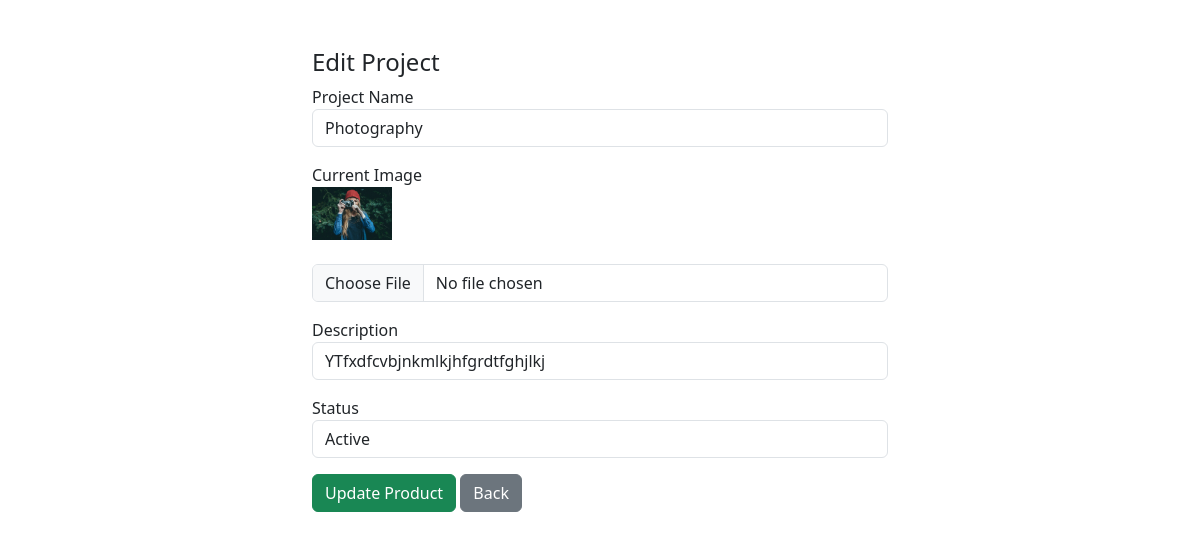
The app's page /admin/edit.php?id=4 with its own data.
### tables this page shows
CREATE TABLE IF NOT EXISTS `projects` (
  `id` int NOT NULL AUTO_INCREMENT,
  `name` varchar(255) NOT NULL,
  `image` varchar(255) NOT NULL,
  `description` varchar(225) NOT NULL,
  `status` tinyint NOT NULL,
  `created_at` timestamp NOT NULL DEFAULT CURRENT_TIMESTAMP,
  PRIMARY KEY (`id`)
);

### admin/edit.php (the view, shortened to what this page needs)
<?php
include 'db.php';
$id = $_GET['id'] ?? 0;
$project = $conn->query("SELECT * FROM projects WHERE id=$id")->fetch_assoc();
?>
<!DOCTYPE html>
<html>
<head>
<link href="https://cdn.jsdelivr.net/npm/bootstrap@5.3.8/dist/css/bootstrap.min.css" rel="stylesheet">
</head>
<body>
<div class="container mt-5 col-md-6">
<h4>Edit Project</h4>
<form method="POST" enctype="multipart/form-data">
<div class="mb-3">
<label>Project Name</label>
<input type="text" name="name" class="form-control" value="<?= $project['name']; ?>">
</div>
<div class="mb-3">
<label>Current Image</label><br>
<img src="uploads/<?= $project['image']; ?>" width="80"><br><br>
<input type="file" name="image" class="form-control">
</div>
<div class="mb-3">
<label>Description</label>
<input type="text" name="description" class="form-control" value="<?= $project['description']; ?>">
</div>
<div class="mb-3">
<label>Status</label>
<select name="status" class="form-control">
<option value="1" <?= $project['status']==1?'selected':'' ?>>Active</option>
</select>
</div>
<button class="btn btn-success" name="update">Update Product</button>
<a href="view.php" class="btn btn-secondary">Back</a>
</form>
</div>
</body>
</html>

### records on screen
projects: name "Photography", image (picture), description "YTfxdfcvbjnkmlkjhfgrdtfghjlkj", status "Active"
